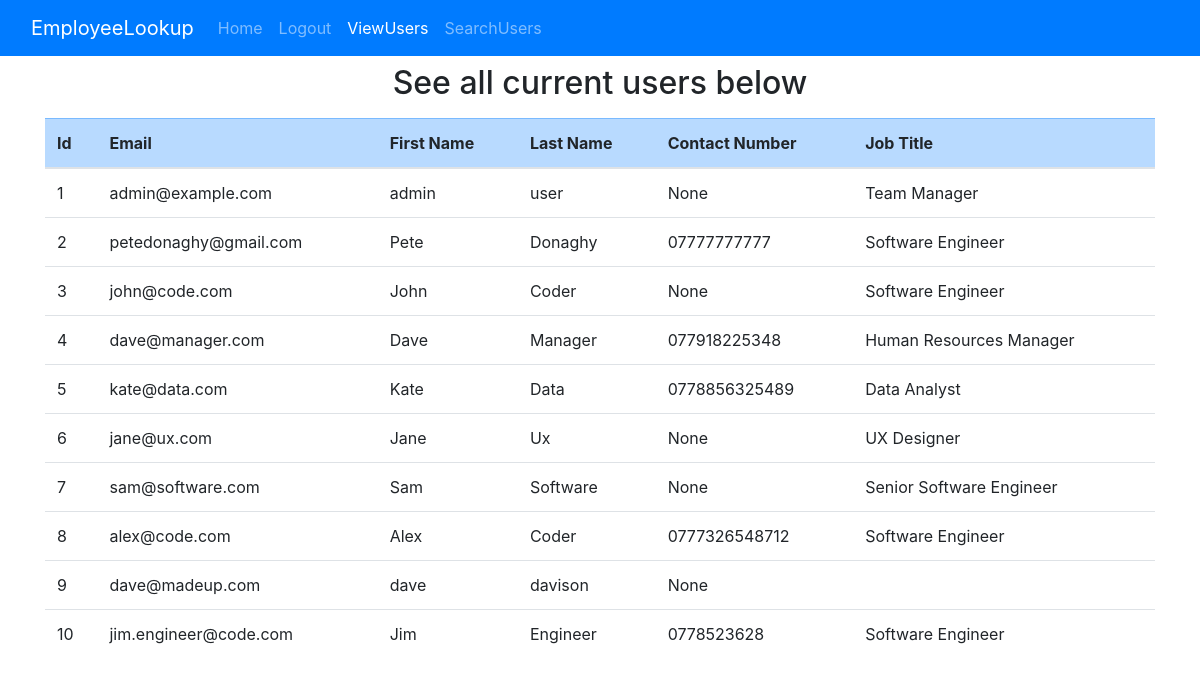
The app's page /view-users (signed in), older data.
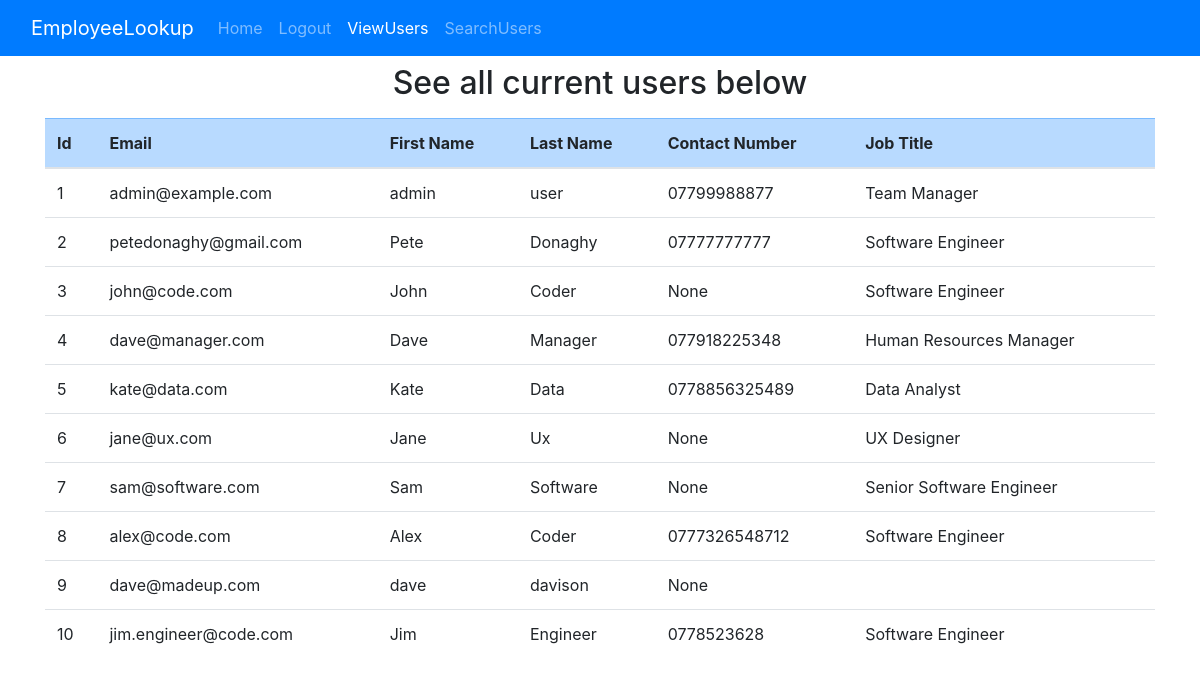
The same page, newer data.
### website/models.py (models this page shows, shortened)
class User(db.Model, UserMixin):
    id = db.Column(db.Integer, primary_key=True)
    email = db.Column(db.String(120), unique=True, nullable=False)
    password = db.Column(db.String(60), nullable=False)
    first_name = db.Column(db.String(30), nullable=False)
    last_name = db.Column(db.String(30), nullable=False)
    skill_1 = db.Column(db.String(60), nullable=True)
    skill_2 = db.Column(db.String(60), nullable=True)
    skill_3 = db.Column(db.String(60), nullable=True)
    is_admin = db.Column(db.Boolean, default=False)
    contact_number = db.Column(db.String(30), nullable=True)
    job_id = db.Column(db.Integer, db.ForeignKey("job.id"), nullable=True)
    job = db.relationship("Job")

class Job(db.Model):
    id = db.Column(db.Integer, primary_key=True)
    job_title = db.Column(db.String(30))
    department = db.Column(db.String(30))
    base_salary = db.Column(db.Integer)

### website/routes.py (the view)
@main.route("/view-users", methods=["GET", "POST"])
def view_users():
    if not current_user.is_admin:
        flash("Please log in as an administrator to view this page", "error")
        return redirect(url_for("main.login"))
    return render_template("view-users.html", users=User.query.all())

### website/models.py (called while the page is built)
@login_manager.user_loader
def load_user(user_id):
    return User.query.get(int(user_id))

### website/templates/view-users.html (shortened to what this page needs)
{% extends "base.html" %}
{% block admin %}class="nav-link active"{% endblock %}
{% block home %}class="nav-link"{% endblock %}
{% block content %}
    <h2 class="text-center p-2">See all current users below</h2>
    <container class="container d-flex flex-column">
        <table class="table table-hover p-2">
            <thead>
            <tr class="table-primary">
                <th>Id</th>
                <th>Email</th>
                <th>First Name</th>
                <th>Last Name</th>
                <th>Contact Number</th>
                <th>Job Title</th>
            </tr>
            </thead>
            <tbody>
            {% for user in users %}
                <tr style="cursor: pointer"
                    onclick="window.location='{{ url_for('main.view_record', user_id=user.id) }}'">
                    <td>{{ user.id }}</td>
                    <td>{{ user.email }}</td>
                    <td>{{ user.first_name }}</td>
                    <td>{{ user.last_name }}</td>
                    <td>{{ user.contact_number }}</td>
                    <td>
                        {{ user.job.job_title }}
                </tr>
            {% endfor %}
            </tbody>
        </table>
    </container>
{% endblock %}

Row changes from the older to the newer data that the page shows:
changed User "admin@example.com": contact_number "None" → "07799988877"
